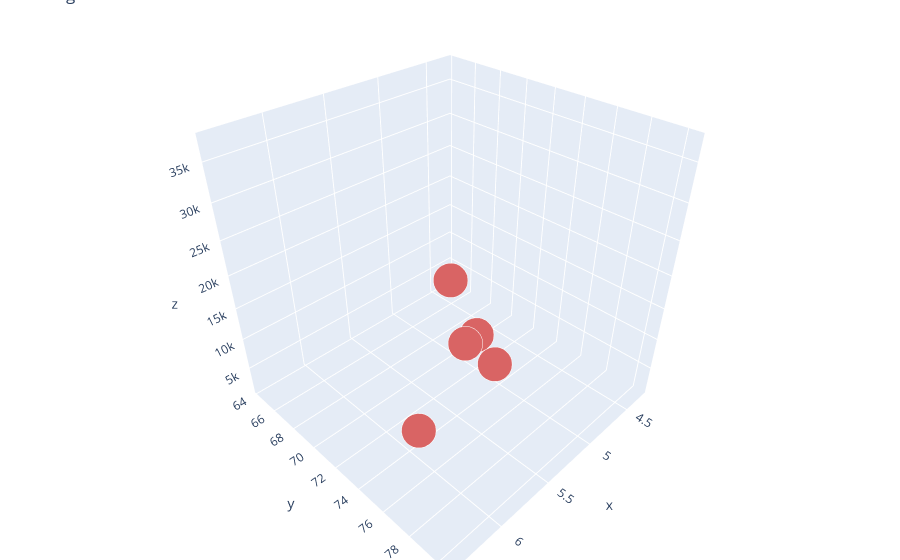

Notebook source saved alongside this figure:
### Code cell
#scatter plot to show Happinesss vs LIfe expectancy corrlate with GDP.
# trace1

print('Happiness Score vs. Life Expectancy vs. GDP\nx = Happiness Score\ny = Life Expectancy\nz = GDP\n\n')
trace1 = go.Scatter3d(
    x=region_group_df['Happiness Score'],
    y=region_group_df['Life Expectancy'],
    z=region_group_df['GDP'],
    mode='markers',
    name = "Region Data",
    marker=dict(
        color='rgb(217, 100, 100)',
        size=12,
        line=dict(
            color='rgb(255, 255, 255)',
            width=0.1
        )
    )
)
data = [trace1]
layout = go.Layout(
    title = 'Region Data',
    margin=dict(
        l=0,
        r=0,
        b=0,
        t=0
    )
)

fig = go.Figure(data=data, layout=layout)
fig.show()

### Figure 1 — Plotly figure (JSON) as saved in the notebook; plotly's stock layout.template omitted (floating-point values rounded to 4 significant figures)
{"data": [{"marker": {"color": "rgb(217, 100, 100)", "line": {"color": "rgb(255, 255, 255)", "width": 0.1}, "size": 12}, "mode": "markers", "name": "Region Data", "type": "scatter3d", "x": [6.256, 5.091, 5.106, 5.819, 4.299, 6.414], "y": [77.02, 72.55, 74.18, 76.82, 64.35, 80.33], "z": [12870.0, 8433.0, 5679.0, 20130.0, 1593.0, 37230.0]}], "layout": {"margin": {"b": 0, "l": 0, "r": 0, "t": 0}, "title": {"text": "Region Data"}}}
